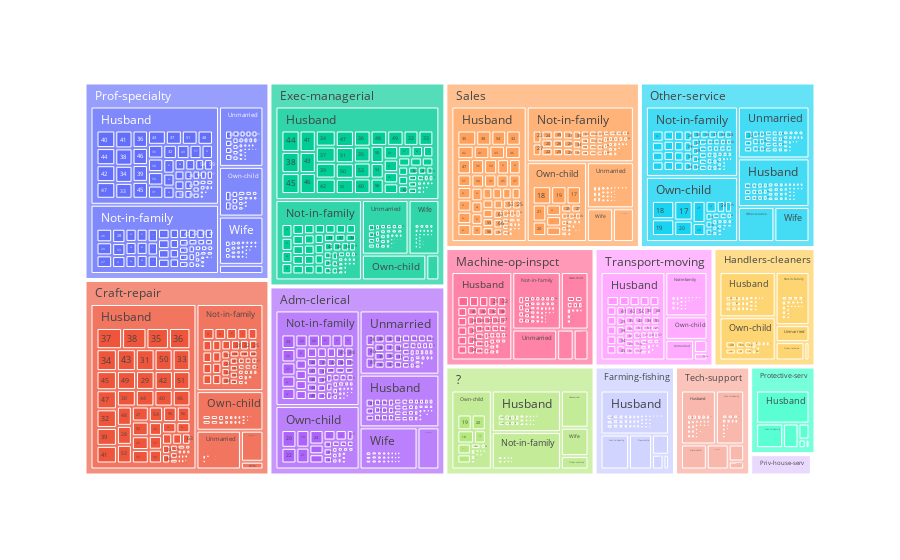

Source (notebook cell):
### Code cell
grafico_2 = px.treemap(base_census, path=['occupation', 'relationship','age'])
grafico_2.show()

### Figure 1 — Plotly figure (JSON) as saved in the notebook; plotly's stock layout.template omitted (floating-point values rounded to 4 significant figures; data arrays with more than 128 entries replaced by an {"elided": "..."} marker saying what was removed)
{"data": [{"branchvalues": "total", "domain": {"x": [0, 1], "y": [0, 1]}, "hovertemplate": "labels=%{label}<br>count=%{value}<br>parent=%{parent}<br>id=%{id}<extra></extra>", "ids": {"elided": "3547 str values"}, "labels": {"elided": "3547 str values"}, "name": "", "parents": {"elided": "3547 str values"}, "type": "treemap", "values": {"elided": "3547 int values"}}], "layout": {"legend": {"tracegroupgap": 0}, "margin": {"t": 60}}}
